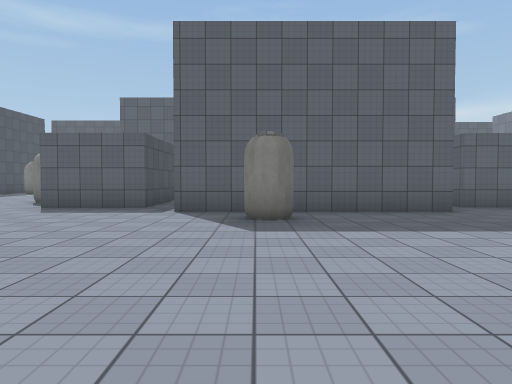
view 1 (above)

24 first-person views from a walk through a scene from a Unity 3-D project. The camera is 1.3 m above the floor, tilts 2° down and sees 70° across. The floor is counted in squares, 2 m on a side. Each view is taken from the middle of a square. On the plan, view 1 faces up. The plan holds only what a view shows up to about 11 squares ahead; the rest is blank. The place goes on beyond the plan. Some animated figures are left out. Surface patterns are stand-ins for the level's own textures.

view 2
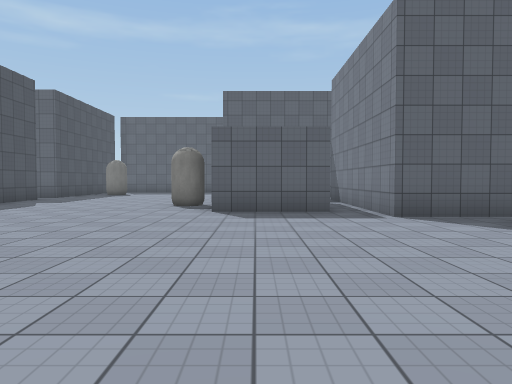

view 3
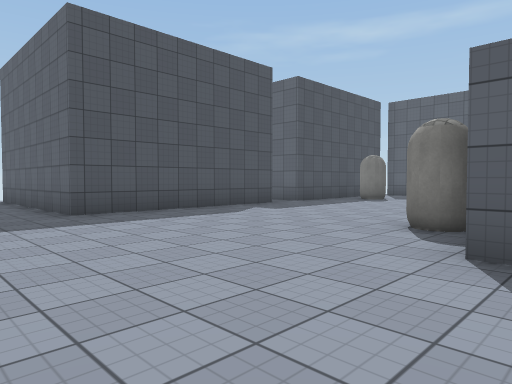

view 4
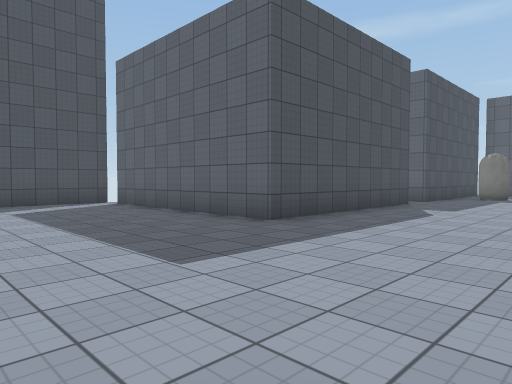

view 5
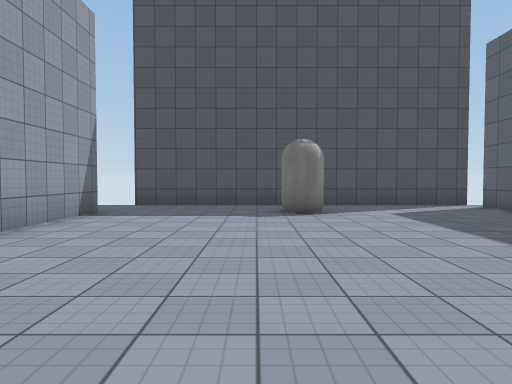

view 6
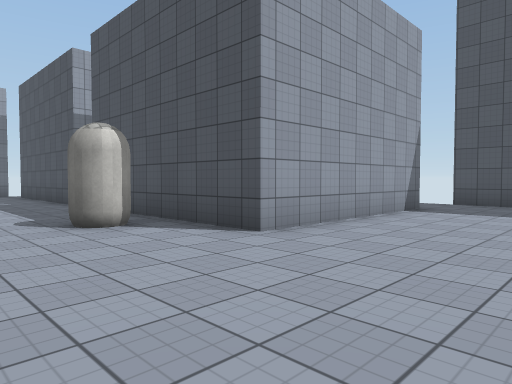

view 7
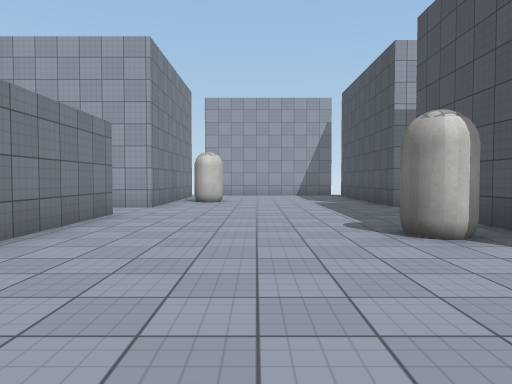

view 8
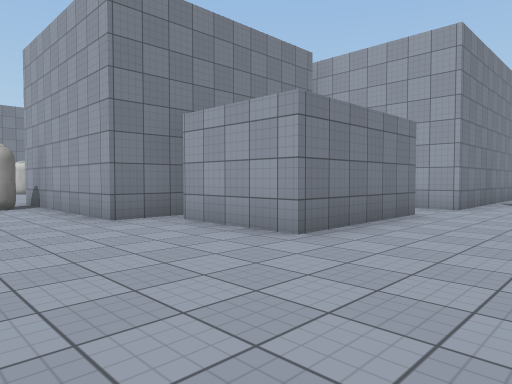

view 9
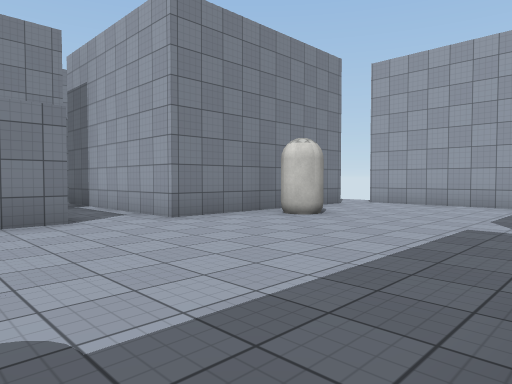

view 10
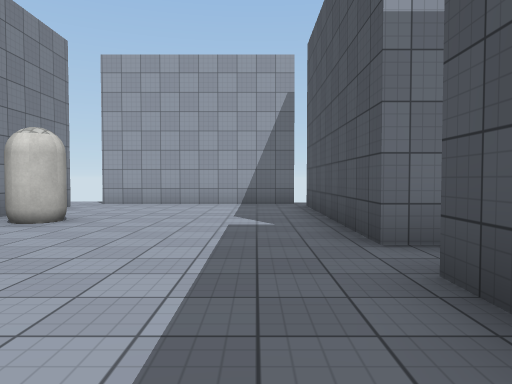

view 11
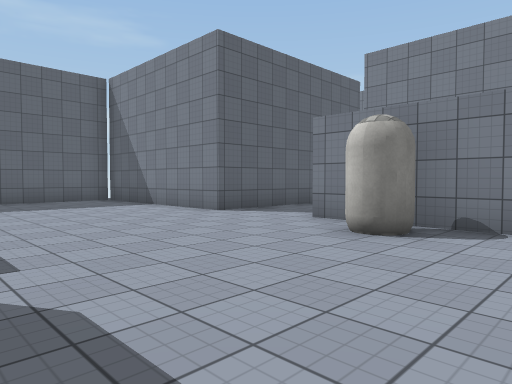

view 12
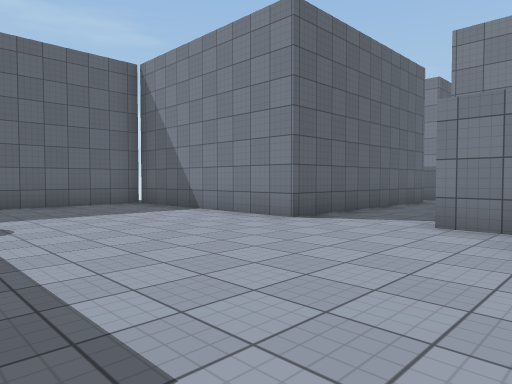

view 13
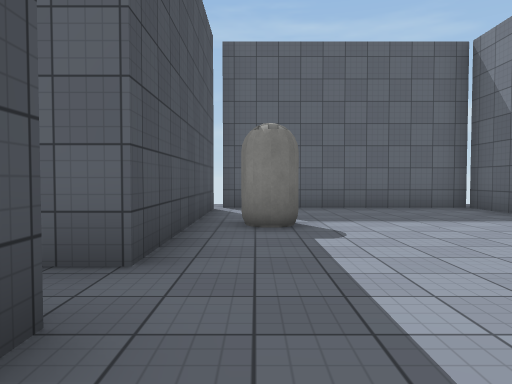

view 14
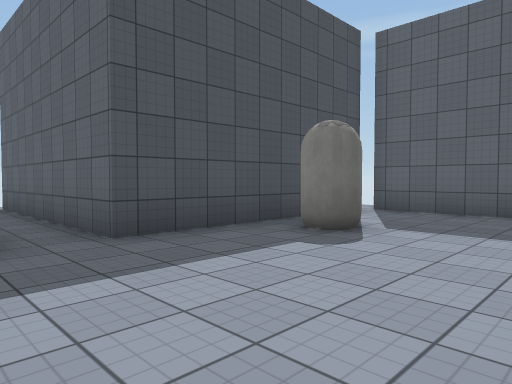

view 15
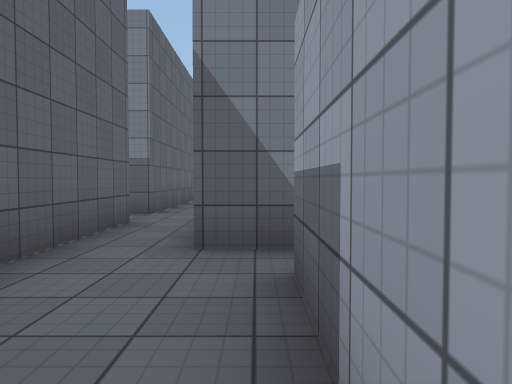

view 16
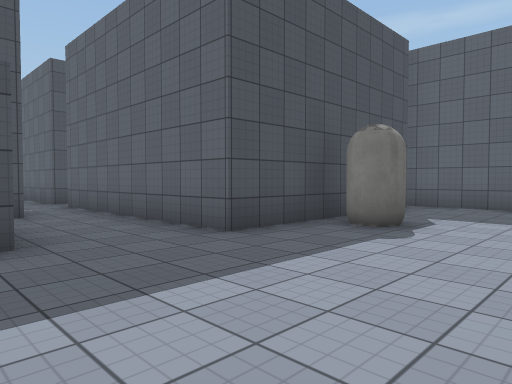

view 17
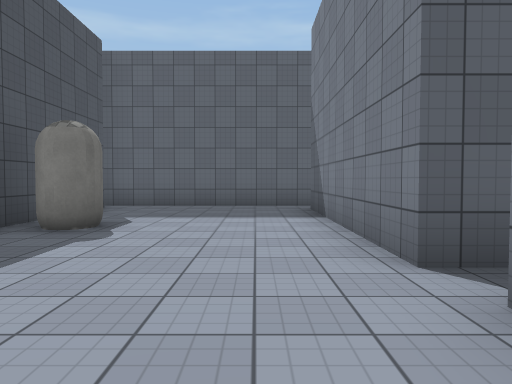

view 18
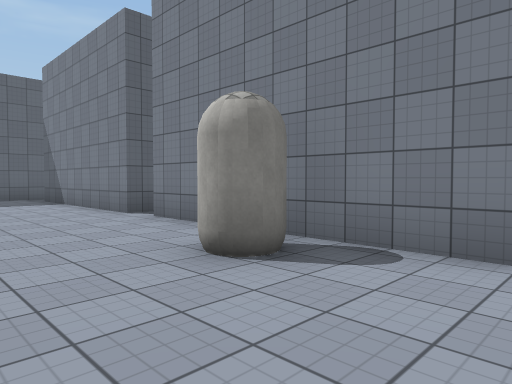

view 19
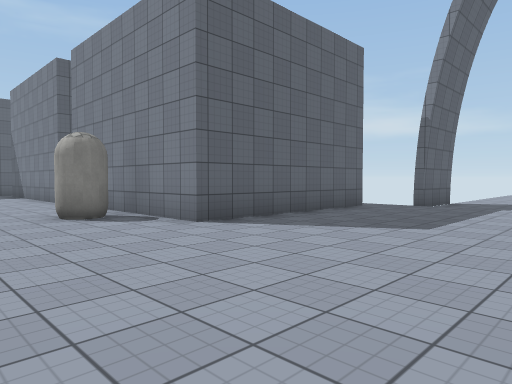

view 20
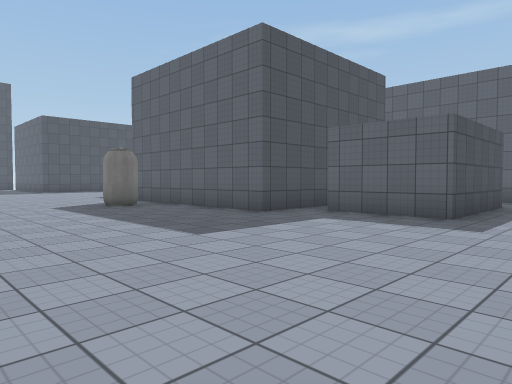

view 21
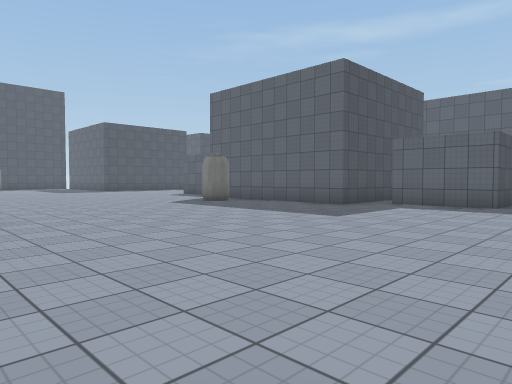

view 22
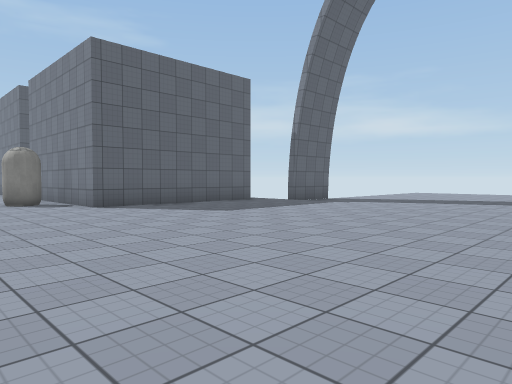

view 23
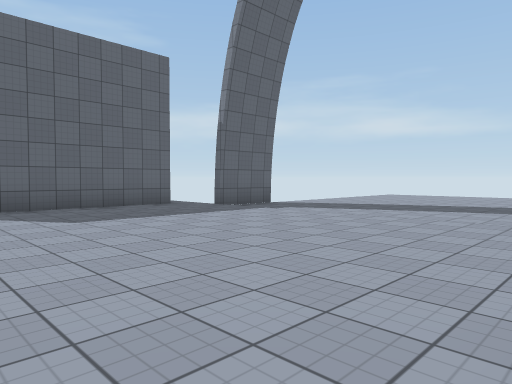

view 24
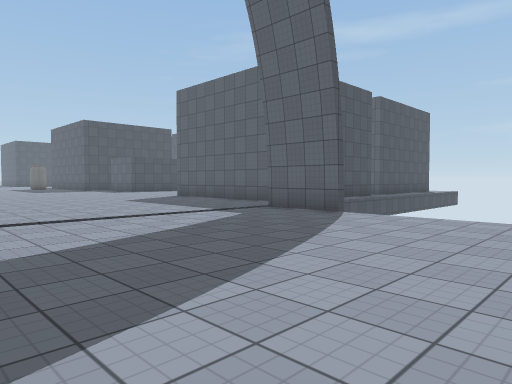

### Floor plan
Points are (right, up) in squares from view 1. A wall is a line through its corners. A room is listed if a view was taken in it or the views show most of it. See-through windows are left out.
Room 1 (views 1, 2, 3, 4, 5, 6, 7, 8, 9, 10, 11, 12, 13, 14, 15, 16, 17, 18, 19, 20, 21, 22, 23, 24)
walls: (3.9, 9.6) (3.9, 7.3) (-1.6, 7.3) (-1.6, 12.6); (-1.3, -2.9) (-1.3, -1.4) (3.8, -1.4); (-2.5, 11) (-2.5, 8.3) (-5, 8.3); (7.1, 11.9) (7.1, 8.3) (4.7, 8.3); (-4.9, 8.9) (-4.9, 11.7) (-2.5, 11.7); (0.6, 14) (-5.2, 14) (-5.2, 19.3) (-10.8, 19.3); (-4.3, -5.9) (-4.3, -2.4) (-1.9, -2.4); (12.3, 13.7) (12.3, 19); (7.6, 16.8) (7.6, 14) (1.8, 14); (17.4, 7.6) (12.3, 7.6) (12.3, 12.9); (-10.9, 12.6) (-10.9, 7.3) (-16.5, 7.3); (20, 6.3) (18, 6.4); (-10.9, -7.6) (-10.2, -7.6) (-10.2, -12.9); (-4.6, -12.8) (-4.6, -7.4) (-1.4, -7.4); (-15.4, -1.1) (-10.2, -1.1) (-10.2, -6.5); (12.4, 19.9) (7.2, 19.9); (-17.1, 7.4) (-17.1, -1.1); (-10, -13.6) (-4.9, -13.6); (-10.9, 19) (-10.9, 13.7) (-16.5, 13.7)
ways out: opening at (-4, -13); opening at (-1, -7); opening at (-0.5, 13); opening at (2, 13); opening at (12, 13); gap at (20, 7)
objects: other object (-15, 3); other object (-10, 16); other object (-9, -3); other object (-6, -10) to (-5, -10); other object (-6, 10); other object (0, 6); other object (2, -1) to (2, 0); other object (8, 16) to (9, 16); other object (11, 9) to (11, 10)

Where each view was taken, in squares from view 1:
view 1: 0 up, 0 right, facing up
view 2: 1 up, 4 left, facing up
view 3: 5 up, 4 left, facing up-left
view 4: 3 up, 7 left, facing up-left
view 5: 2 up, 8 left, facing left
view 6: 2 up, 7 left, facing down-left
view 7: 1 up, 7 left, facing down
view 8: 1 up, 7 left, facing down-right
view 9: 4 down, 10 left, facing down-right
view 10: 4 down, 9 left, facing down
view 11: 8 up, 10 left, facing up-right
view 12: 10 up, 10 left, facing up-right
view 13: 11 up, 10 left, facing up
view 14: 12 up, 7 left, facing up-left
view 15: 12 up, 5 left, facing right
view 16: 11 up, 11 right, facing up-left
view 17: 11 up, 11 right, facing up
view 18: 7 up, 9 right, facing up-right
view 19: 3 up, 9 right, facing up-right
view 20: 2 up, 9 right, facing up-left
view 21: 1 down, 9 right, facing up-left
view 22: 1 down, 9 right, facing up-right
view 23: 1 down, 12 right, facing up-right
view 24: 0 up, 24 right, facing up-left
